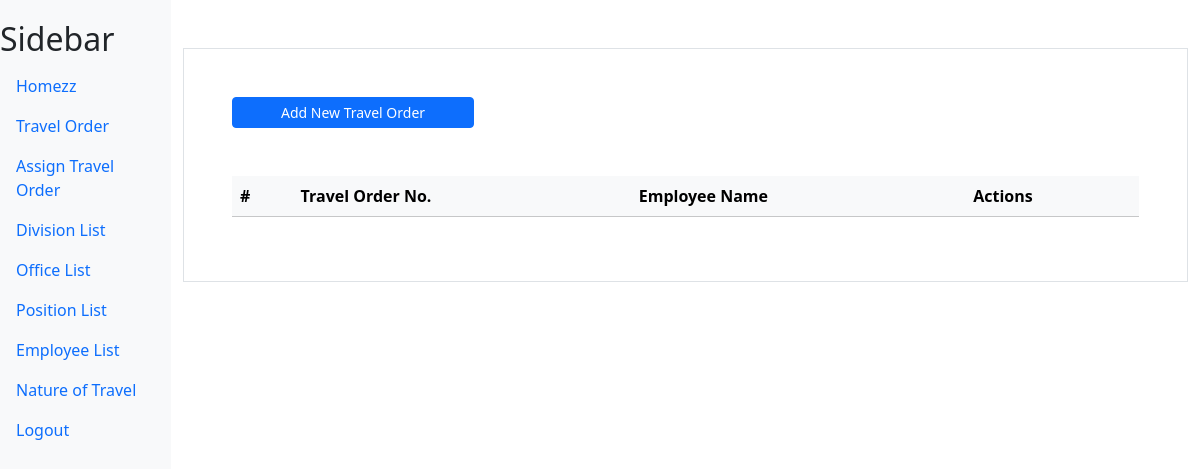
/assign_travel/ (signed in), run on an earlier commit of the app's database.
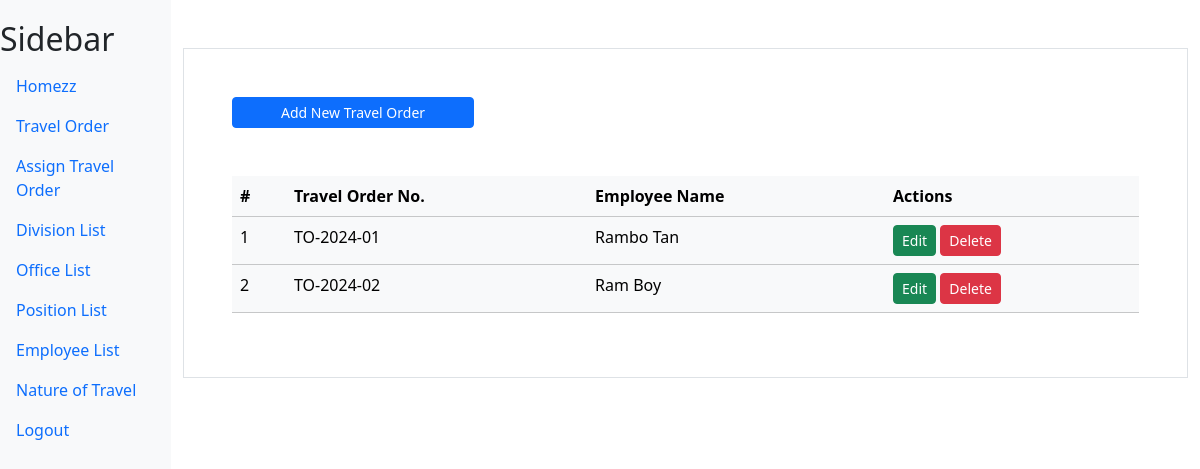
And on a later commit of the database.
### myapp/models.py (models this page shows)
class AssignTravel(models.Model):
    travelorder = models.ForeignKey(TravelOrder,on_delete=models.CASCADE)
    employee = models.ForeignKey(Employee,on_delete=models.CASCADE)

class TravelOrder(models.Model):
    travel_number = models.CharField(max_length=100, verbose_name="Travel Order Number")
    destination = models.CharField(max_length=100,verbose_name="Destination")
    date_start = models.DateField(verbose_name="Date Start")
    date_end = models.DateField(verbose_name="Date End")
    purpose = models.CharField(max_length=100,verbose_name="Purpose of Travel")
    natureoftavel = models.ForeignKey(NatureOfTravel,on_delete=models.CASCADE)
    file = models.FileField(upload_to='documents/', default='documents/default_file.pdf', verbose_name="Upload File")

class Employee(models.Model):
    employee_name = models.CharField(max_length=100, verbose_name="Employee Name")
    position = models.ForeignKey(Position,on_delete=models.CASCADE)
    office = models.ForeignKey(Office,on_delete=models.CASCADE)

### myapp/views.py (the view, shortened to what this page needs)
# urls.py: path('assign_travel/',views.assigntravel,name='assign_travel'),
@login_required
def assigntravel(request):
    employee = Employee.objects.all()
    travel = TravelOrder.objects.all()
    assign_travel = AssignTravel.objects.all()
    context = {"employee_list":employee,"travel_list":travel,"assign_travel_list":assign_travel}
    return render(request,'myapp/assigntravel.html',context)

### myapp/templates/myapp/assigntravel.html (shortened to what this page needs)
{% extends "myapp/base.html" %}
{% block content %}
<div class="container mt-5 p-5 border">
    <div class="">
        <a href="#" class="btn btn-primary px-5 btn-sm" data-bs-toggle="modal" data-bs-target="#addModal">Add New Travel Order</a>
    </div>
    <table class="table mt-5 table-light">
        <thead>
            <tr>
                <th scope="col">#</th>
                <th scope="col">Travel Order No.</th>
                <th scope="col">Employee Name</th>
                <th scope="col">Actions</th>
            </tr>
        </thead>
        <tbody>
            {% for assign_travel in assign_travel_list %}
            <tr>
                <td>{{ forloop.counter }}</td>
                <td>{{ assign_travel.travelorder.travel_number }}</td>
                <td>{{ assign_travel.employee.employee_name }}</td>
                <td>
                    <a href="#" class="btn btn-success btn-sm" data-bs-toggle="modal" data-bs-target="#updateModal_{{ travel.id }}">Edit</a>
                    <a href="#" class="btn btn-danger btn-sm" data-bs-toggle="modal" data-bs-target="#deleteModal_{{ travel.id }}">Delete</a>
                </td>
            </tr>
            {% endfor %}
        </tbody>
    </table>
</div>
{% endblock content %}

What changed in the data, as far as the page shows it:
added AssignTravel: travelorder.travel_number "TO-2024-01", employee.employee_name "Rambo Tan"
added AssignTravel: travelorder.travel_number "TO-2024-02", employee.employee_name "Ram Boy"
